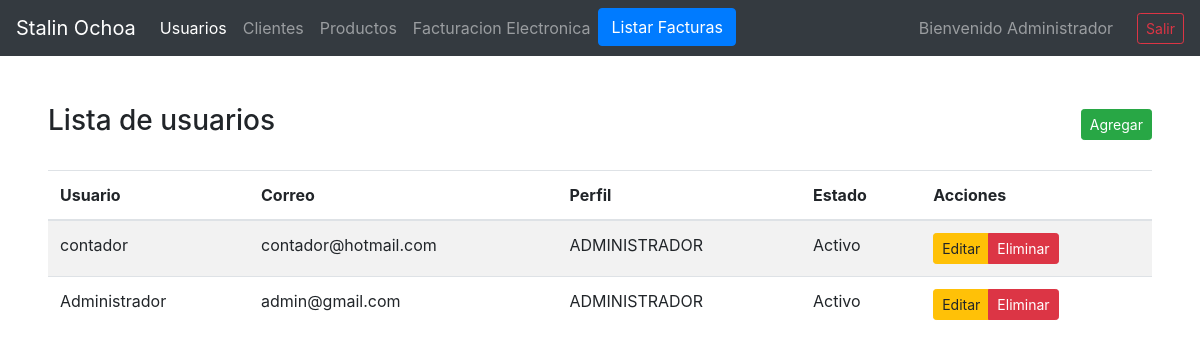
The page /menu_user.php (signed in) on the database its author committed.
### tables this page shows
CREATE TABLE IF NOT EXISTS `fact_users` (
  `user_id` int(11) NOT NULL AUTO_INCREMENT,
  `user_name` varchar(50) NOT NULL,
  `user_email` varchar(100) NOT NULL,
  `user_password` varchar(100) NOT NULL,
  `profile_id` int(11) NOT NULL,
  `user_status` smallint(6) NOT NULL DEFAULT 0,
  PRIMARY KEY (`user_id`),
  UNIQUE KEY `user_name` (`user_name`),
  UNIQUE KEY `user_email` (`user_email`),
  KEY `FK1_user_profile` (`profile_id`),
  CONSTRAINT `FK1_user_profile` FOREIGN KEY (`profile_id`) REFERENCES `fact_users_profiles` (`profile_id`)
);

CREATE TABLE IF NOT EXISTS `fact_users_profiles` (
  `profile_id` int(11) NOT NULL AUTO_INCREMENT,
  `profile_name` varchar(50) NOT NULL,
  `profile_status` smallint(6) NOT NULL DEFAULT 0,
  PRIMARY KEY (`profile_id`)
);

### includes/sesion.php (called while the page is built, shortened)
<?php
	$user_name=$_SESSION['user_name'];
	?>

### menu_user.php (the view, shortened to what this page needs)
<?php
    include('includes/conexion.php');
   include('includes/sesion.php');
    $result=mysqli_query($con, "select * from fact_users where user_name='$user_name'")or die('Error en la sesion');
    $row=mysqli_fetch_array($result);
    $users=mysqli_query($con, "select * from fact_users as u join fact_users_profiles as p on p.profile_id=u.profile_id")or die('Error en la sesion');
    ?>
<!DOCTYPE html>
<html lang="en">
<head>
   <link rel="stylesheet" href="assets/bootstrap4/css/bootstrap.min.css">
</head>
<body>
<nav class="navbar navbar-expand-lg navbar-dark bg-dark">
  <a class="navbar-brand" href="menu_p.php">Stalin Ochoa</a>
  <div class="collapse navbar-collapse" id="navbarText">
    <ul class="navbar-nav mr-auto">
      <li class="nav-item active">
        <a class="nav-link" href="menu_user.php">Usuarios </a>
      </li>
      <li class="nav-item ">
        <a class="nav-link" href="registra_cliente.php">Clientes </a>
      </li>
      <li class="nav-item ">
        <a class="nav-link" href="registra_producto.php">Productos </a>
      </li>
      <li class="nav-item">
        <a class="nav-link" href="verifica_cliente.php">Facturacion Electronica</a>
      </li>
      <li class="nav-item">
        <a class="btn btn-primary" href="facturas.php">Listar Facturas</a>
      </li>
    </ul>
    <span class="navbar-text">
      Bienvenido <?php echo $row['user_name']; ?>
    </span>
        <a class="btn btn-outline-danger btn-sm ml-4" href="functions/logout.php">Salir</a>
  </div>
</nav>
<div class="container-fluid p-5">
<div class="d-flex justify-content-between align-items-center ">
<h3>Lista de usuarios</h3>
<div class="btn-group" role="group" aria-label="Basic example">
   <button  class="btn btn-sm btn-success" data-toggle="modal" data-target="#exampleModal" onclick="addUser()">Agregar</button>
   </div>
</div>
<br>
   <table class="table table-striped table-hover">
      <thead>
         <tr>
         <th>Usuario</th>
         <th>Correo</th>
         <th>Perfil</th>
         <th>Estado</th>
         <th>Acciones</th>
         </tr>
      </thead>
      <tbody>
         <?php
         foreach ($users as $item) {
             $status=($item['user_status']==1) ? 'Activo' : 'Inactivo'; ?>
            <tr>
            <td><?php echo $item['user_name']; ?></td>
            <td><?php echo $item['user_email']; ?></td>
            <td><?php echo $item['profile_name']; ?></td>
            <td><?php echo $status; ?></td>
            <td>
               <div class="btn-group" role="group" aria-label="Basic example">
                  <button type="button" onclick='editUser(<?= json_encode($item); ?>)' class="btn btn-warning btn-sm" >Editar</button>
                  <a type="button" href="users/delete.php?user_id=<?php echo $item['user_id']; ?>" class="btn btn-danger btn-sm" >Eliminar</a>
               </div>
            </td>
            </tr>
         <?php
         }  ?>
         </tbody>
   </table>
   </div>
</body>
</html>

### rows shown on the page
fact_users: user_name "Administrador", user_email "admin@gmail.com", profile.profile_name "ADMINISTRADOR", user_status "Activo"
fact_users: user_name "contador", user_email "contador@hotmail.com", profile.profile_name "ADMINISTRADOR", user_status "Activo"
